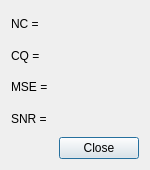
<?xml version="1.0" encoding="UTF-8"?>
<ui version="4.0">
 <class>Dialog_NoiseInfo</class>
 <widget class="QDialog" name="Dialog_NoiseInfo">
  <property name="geometry">
   <rect>
    <x>0</x>
    <y>0</y>
    <width>150</width>
    <height>170</height>
   </rect>
  </property>
  <property name="minimumSize">
   <size>
    <width>150</width>
    <height>170</height>
   </size>
  </property>
  <property name="maximumSize">
   <size>
    <width>150</width>
    <height>170</height>
   </size>
  </property>
  <property name="windowTitle">
   <string>Показатели</string>
  </property>
  <property name="windowIcon">
   <iconset resource="recources.qrc">
    <normaloff>:/recources/actions/actionInfo.png</normaloff>:/recources/actions/actionInfo.png</iconset>
  </property>
  <layout class="QGridLayout" name="gridLayout">
   <item row="4" column="0">
    <spacer name="horizontalSpacer_2">
     <property name="orientation">
      <enum>Qt::Horizontal</enum>
     </property>
     <property name="sizeHint" stdset="0">
      <size>
       <width>48</width>
       <height>20</height>
      </size>
     </property>
    </spacer>
   </item>
   <item row="4" column="1">
    <widget class="QDialogButtonBox" name="buttonBox">
     <property name="orientation">
      <enum>Qt::Horizontal</enum>
     </property>
     <property name="standardButtons">
      <set>QDialogButtonBox::Close</set>
     </property>
    </widget>
   </item>
   <item row="0" column="0" colspan="2">
    <widget class="QLabel" name="label_nc">
     <property name="toolTip">
      <string>Нормированная взаимная корреляция</string>
     </property>
     <property name="text">
      <string>NC = </string>
     </property>
    </widget>
   </item>
   <item row="1" column="0" colspan="2">
    <widget class="QLabel" name="label_cq">
     <property name="toolTip">
      <string>Качество корреляции</string>
     </property>
     <property name="text">
      <string>CQ = </string>
     </property>
    </widget>
   </item>
   <item row="2" column="0" colspan="2">
    <widget class="QLabel" name="label_mse">
     <property name="toolTip">
      <string>Среднеквадратическая ошибка</string>
     </property>
     <property name="text">
      <string>MSE = </string>
     </property>
    </widget>
   </item>
   <item row="3" column="0" colspan="2">
    <widget class="QLabel" name="label_snr">
     <property name="enabled">
      <bool>true</bool>
     </property>
     <property name="toolTip">
      <string>Соотношение сигнал-шум</string>
     </property>
     <property name="text">
      <string>SNR = </string>
     </property>
    </widget>
   </item>
  </layout>
 </widget>
 <resources>
  <include location="recources.qrc"/>
 </resources>
 <connections>
  <connection>
   <sender>buttonBox</sender>
   <signal>accepted()</signal>
   <receiver>Dialog_NoiseInfo</receiver>
   <slot>accept()</slot>
   <hints>
    <hint type="sourcelabel">
     <x>140</x>
     <y>152</y>
    </hint>
    <hint type="destinationlabel">
     <x>149</x>
     <y>169</y>
    </hint>
   </hints>
  </connection>
  <connection>
   <sender>buttonBox</sender>
   <signal>rejected()</signal>
   <receiver>Dialog_NoiseInfo</receiver>
   <slot>reject()</slot>
   <hints>
    <hint type="sourcelabel">
     <x>140</x>
     <y>158</y>
    </hint>
    <hint type="destinationlabel">
     <x>149</x>
     <y>169</y>
    </hint>
   </hints>
  </connection>
 </connections>
</ui>
